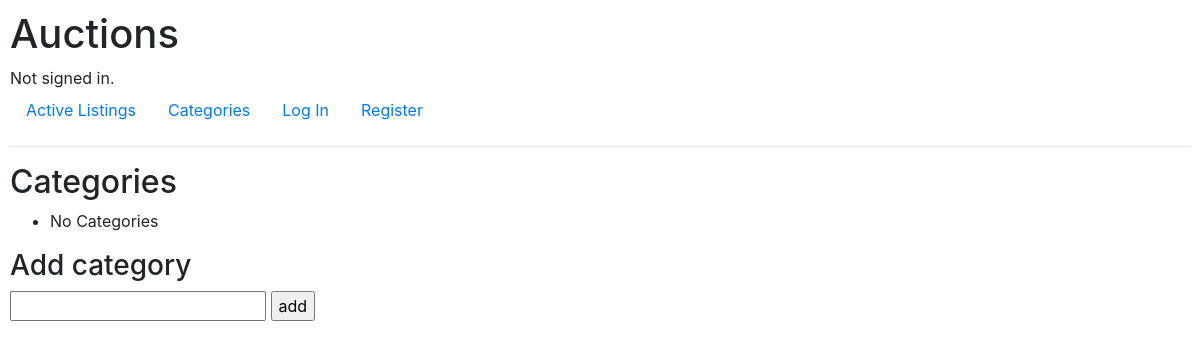
/categories, run on an earlier commit of the app's database.
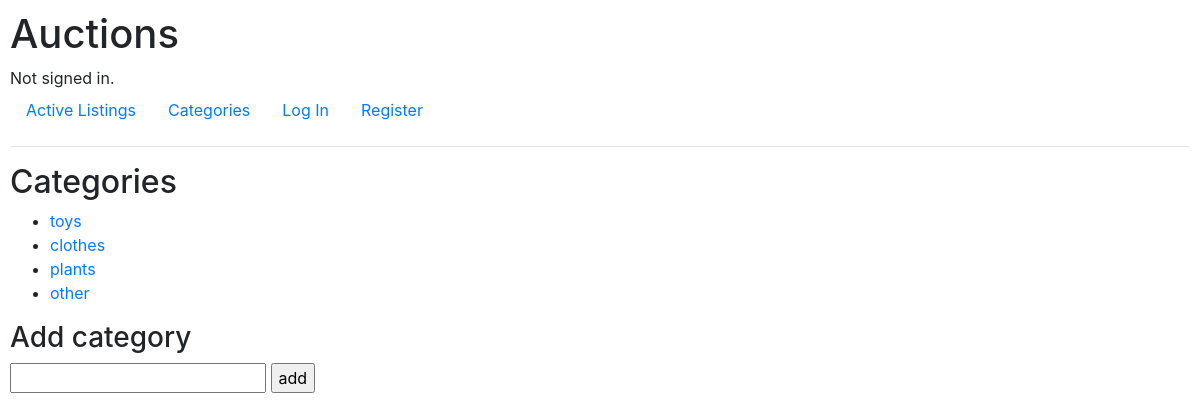
And on a later commit of the database.
### auctions/models.py (models this page shows)
class Category(models.Model):
    category_name = models.CharField(max_length=64)
    def __str__(self):
        return F"{self.category_name}"

### auctions/views.py (the view)
# urls.py: path("categories", views.categories, name="categories"),
def categories(request):
    if request.method == "POST":
       form_category = request.POST.get('category', '')
       category_obj = Category(category_name = form_category)
       category_obj.save()
       return  redirect('categories')
    else:
        return render(request, "auctions/category.html",{
            "categories": Category.objects.all(),
            })

### auctions/templates/auctions/category.html (shortened to what this page needs)
{% extends "auctions/layout.html" %}
{% block body %}
    <h2>Categories</h2>
    <ul>
        {% for category in categories %}
        <li>
             <a href="{%url 'filter'%}/{{category}}">
                 {{ category }}
            </a>
        </li>
        {%empty%}
        <li>No Categories</li>
        {% endfor %}
    </ul>
    <h3>Add category</h3>
    <form action="{% url 'categories' %}" method="post">
    <input type="text" name="category">
     <input type="submit" value="add">
     </form>
{% endblock %}

### auctions/templates/auctions/layout.html (shortened to what this page needs)
{% load static %}
<!DOCTYPE html>
<html lang="en">
    <head>
        <link rel="stylesheet" href="https://stackpath.bootstrapcdn.com/bootstrap/4.4.1/css/bootstrap.min.css">
        <link href="{% static 'auctions/styles.css' %}" rel="stylesheet">
    </head>
    <body>
        <h1>Auctions</h1>
        <div>
            {% if user.is_authenticated %}
                Signed in as <strong>{{ user.username }}</strong>.
            {% else %}
                Not signed in.
            {% endif %}
        </div>
        <ul class="nav">
            <li class="nav-item">
                <a class="nav-link" href="{% url 'index' %}">Active Listings</a>
            </li>
            <li class="nav-item">
                <a class="nav-link" href="{% url 'categories' %}">Categories</a>
            </li>
            {% if user.is_authenticated %}
                <li class="nav-item">
                    <a class="nav-link" href="{% url 'logout' %}">Log Out</a>
                </li>
               <li class="nav-item">
                    <a class="nav-link" href="{% url 'watchlist' %}">Watchlist</a>
                </li>
               <li class="nav-item">
                    <a class="nav-link" href="{% url 'create-listing' %}">Create listing</a>
                </li>
            {% else %}
                <li class="nav-item">
                    <a class="nav-link" href="{% url 'login' %}">Log In</a>
                </li>
                <li class="nav-item">
                    <a class="nav-link" href="{% url 'register' %}">Register</a>
                </li>
            {% endif %}
        </ul>
        <hr>
        {% block body %}
        {% endblock %}
    </body>
</html>

### auctions/static/auctions/styles.css (style rules this page uses)
body { padding: 10px; }

What changed in the data, as far as the page shows it:
added Category: category_name "toys"
added Category: category_name "clothes"
added Category: category_name "plants"
added Category: category_name "other"
Also different on the page:
text no longer shown: "No Categories"
